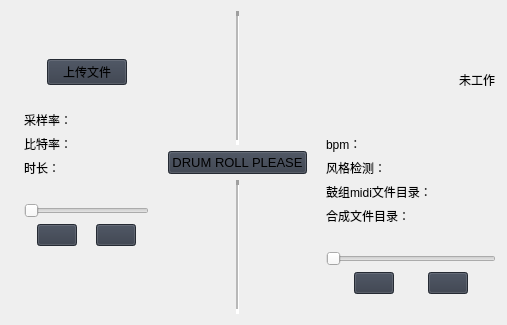
                     <widget class="QWidget" name="new_page">
                      <layout class="QGridLayout" name="gridLayout_3">
                       <item row="0" column="0">
                        <layout class="QHBoxLayout" name="horizontalLayout_8" stretch="0,5,0,2,1,5">
                         <item>
                          <widget class="QLabel" name="space_left">
                           <property name="text">
                            <string/>
                           </property>
                          </widget>
                         </item>
                         <item>
                          <layout class="QVBoxLayout" name="verticalLayout_23" stretch="2,8,3">
                           <item>
                            <widget class="QLabel" name="upload_space_up">
                             <property name="text">
                              <string/>
                             </property>
                            </widget>
                           </item>
                           <item>
                            <layout class="QVBoxLayout" name="upload">
                             <item>
                              <layout class="QHBoxLayout" name="horizontalLayout_7">
                               <item>
                                <widget class="QLabel" name="file_space_1">
                                 <property name="text">
                                  <string/>
                                 </property>
                                 <property name="margin">
                                  <number>9</number>
                                 </property>
                                </widget>
                               </item>
                               <item>
                                <widget class="QPushButton" name="uploadFile">
                                 <property name="styleSheet">
                                  <string notr="true">background-color: rgb(52, 59, 72);</string>
                                 </property>
                                 <property name="text">
                                  <string>上传文件</string>
                                 </property>
                                 <property name="icon">
                                  <iconset resource="resources.qrc">
                                   <normaloff>:/icons/images/icons/cil-folder-open.png</normaloff>:/icons/images/icons/cil-folder-open.png</iconset>
                                 </property>
                                </widget>
                               </item>
                               <item>
                                <widget class="QLabel" name="file_space_2">
                                 <property name="text">
                                  <string/>
                                 </property>
                                </widget>
                               </item>
                              </layout>
                             </item>
                             <item>
                              <widget class="QLabel" name="file_dir">
                               <property name="text">
                                <string/>
                               </property>
                              </widget>
                             </item>
                             <item>
                              <layout class="QVBoxLayout" name="verticalLayout_20">
                               <item>
                                <layout class="QVBoxLayout" name="originfile_info">
                                 <item>
                                  <widget class="QLabel" name="sample_rate">
                                   <property name="autoFillBackground">
                                    <bool>false</bool>
                                   </property>
                                   <property name="text">
                                    <string>采样率：</string>
                                   </property>
                                   <property name="margin">
                                    <number>0</number>
                                   </property>
                                  </widget>
                                 </item>
                                 <item>
                                  <widget class="QLabel" name="bit_rate">
                                   <property name="text">
                                    <string>比特率：</string>
                                   </property>
                                  </widget>
                                 </item>
                                 <item>
                                  <widget class="QLabel" name="duration">
                                   <property name="text">
                                    <string>时长：</string>
                                   </property>
                                  </widget>
                                 </item>
                                 <item>
                                  <widget class="QLabel" name="space_on_progressbar">
                                   <property name="text">
                                    <string/>
                                   </property>
                                  </widget>
                                 </item>
                                 <item>
                                  <widget class="QSlider" name="input_progress">
                                   <property name="orientation">
                                    <enum>Qt::Orientation::Horizontal</enum>
                                   </property>
                                  </widget>
                                 </item>
                                </layout>
                               </item>
                               <item>
                                <layout class="QHBoxLayout" name="play_pause_2">
                                 <property name="leftMargin">
                                  <number>0</number>
                                 </property>
                                 <property name="topMargin">
                                  <number>0</number>
                                 </property>
                                 <item>
                                  <widget class="QLabel" name="play_space">
                                   <property name="text">
                                    <string/>
                                   </property>
                                  </widget>
                                 </item>
                                 <item>
                                  <widget class="QPushButton" name="pause">
                                   <property name="cursor">
                                    <cursorShape>PointingHandCursor</cursorShape>
                                   </property>
                                   <property name="styleSheet">
                                    <string notr="true">background-color: rgb(52, 59, 72);</string>
                                   </property>
                                   <property name="text">
                                    <string/>
                                   </property>
                                   <property name="icon">
                                    <iconset resource="resources.qrc">
                                     <normaloff>:/icons/images/icons/cil-media-pause.png</normaloff>:/icons/images/icons/cil-media-pause.png</iconset>
                                   </property>
                                  </widget>
                                 </item>
                                 <item>
                                  <widget class="QLabel" name="space_before_play">
                                   <property name="text">
                                    <string/>
                                   </property>
                                  </widget>
                                 </item>
                                 <item>
                                  <widget class="QPushButton" name="play">
                                   <property name="cursor">
                                    <cursorShape>PointingHandCursor</cursorShape>
                                   </property>
                                   <property name="styleSheet">
                                    <string notr="true">QPushButton{
       background-color: rgb(52, 59, 72);
}</string>
                                   </property>
                                   <property name="text">
                                    <string/>
                                   </property>
                                   <property name="icon">
                                    <iconset resource="resources.qrc">
                                     <normaloff>:/icons/images/icons/cil-media-play.png</normaloff>:/icons/images/icons/cil-media-play.png</iconset>
                                   </property>
                                  </widget>
                                 </item>
                                 <item>
                                  <widget class="QLabel" name="space_after_pause">
                                   <property name="text">
                                    <string/>
                                   </property>
                                  </widget>
                                 </item>
                                </layout>
                               </item>
                              </layout>
                             </item>
                            </layout>
                           </item>
                           <item>
                            <widget class="QLabel" name="upload_space_down">
                             <property name="text">
                              <string/>
                             </property>
                            </widget>
                           </item>
                          </layout>
                         </item>
                         <item>
                          <widget class="QLabel" name="among_space_2">
                           <property name="text">
                            <string/>
                           </property>
                          </widget>
                         </item>
                         <item>
                          <layout class="QVBoxLayout" name="seperate">
                           <item>
                            <layout class="QHBoxLayout" name="up_line">
                             <item>
                              <widget class="QLabel" name="up_line_sapce_1">
                               <property name="text">
                                <string/>
                               </property>
                              </widget>
                             </item>
                             <item>
                              <widget class="Line" name="seperateline_up">
                               <property name="enabled">
                                <bool>true</bool>
                               </property>
                               <property name="font">
                                <font>
                                 <family>Segoe UI</family>
                                 <pointsize>10</pointsize>
                                 <italic>false</italic>
                                 <bold>false</bold>
                                </font>
                               </property>
                               <property name="frameShadow">
                                <enum>QFrame::Shadow::Sunken</enum>
                               </property>
                               <property name="lineWidth">
                                <number>5</number>
                               </property>
                               <property name="midLineWidth">
                                <number>2</number>
                               </property>
                               <property name="orientation">
                                <enum>Qt::Orientation::Vertical</enum>
                               </property>
                              </widget>
                             </item>
                             <item>
                              <widget class="QLabel" name="label_2">
                               <property name="text">
                                <string/>
                               </property>
                              </widget>
                             </item>
                            </layout>
                           </item>
                           <item>
                            <widget class="QPushButton" name="generate">
                             <property name="font">
                              <font>
                               <family>Segoe UI</family>
                               <pointsize>10</pointsize>
                               <italic>false</italic>
                               <bold>false</bold>
                              </font>
                             </property>
                             <property name="styleSheet">
                              <string notr="true">background-color: rgb(52, 59, 72);</string>
                             </property>
                             <property name="text">
                              <string>DRUM ROLL PLEASE</string>
                             </property>
                            </widget>
                           </item>
                           <item>
                            <layout class="QHBoxLayout" name="down_line">
                             <item>
                              <widget class="QLabel" name="down_line_space_1">
                               <property name="text">
                                <string/>
                               </property>
                              </widget>
                             </item>
                             <item>
                              <widget class="Line" name="seperateline_up_2">
                               <property name="enabled">
                                <bool>true</bool>
                               </property>
                               <property name="font">
                                <font>
                                 <family>Segoe UI</family>
                                 <pointsize>10</pointsize>
                                 <italic>false</italic>
                                 <bold>false</bold>
                                </font>
                               </property>
                               <property name="lineWidth">
                                <number>5</number>
                               </property>
                               <property name="midLineWidth">
                                <number>2</number>
                               </property>
                               <property name="orientation">
                                <enum>Qt::Orientation::Vertical</enum>
                               </property>
                              </widget>
                             </item>
                             <item>
                              <widget class="QLabel" name="down_line_space_2">
                               <property name="text">
                                <string/>
                               </property>
                              </widget>
                             </item>
                            </layout>
                           </item>
                          </layout>
                         </item>
                         <item>
                          <widget class="QLabel" name="among_space_1">
                           <property name="text">
                            <string/>
                           </property>
                          </widget>
                         </item>
                         <item>
                          <layout class="QVBoxLayout" name="verticalLayout_22" stretch="1,12,3">
                           <item>
                            <widget class="QLabel" name="space_up">
                             <property name="text">
                              <string/>
                             </property>
                            </widget>
                           </item>
                           <item>
                            <layout class="QVBoxLayout" name="verticalLayout_21" stretch="4,4,1">
                             <item>
                              <layout class="QVBoxLayout" name="running_state_">
                               <item>
                                <widget class="QLabel" name="up_output_space">
                                 <property name="text">
                                  <string/>
                                 </property>
                                </widget>
                               </item>
                               <item>
                                <layout class="QHBoxLayout" name="horizontalLayout_13">
                                 <item>
                                  <widget class="QLabel" name="output_status_space_1">
                                   <property name="text">
                                    <string/>
                                   </property>
                                  </widget>
                                 </item>
                                 <item>
                                  <widget class="QLabel" name="output_status_space_2">
                                   <property name="text">
                                    <string/>
                                   </property>
                                  </widget>
                                 </item>
                                </layout>
                               </item>
                               <item>
                                <widget class="QLabel" name="running_status">
                                 <property name="text">
                                  <string>                                        未工作</string>
                                 </property>
                                </widget>
                               </item>
                               <item>
                                <widget class="QLabel" name="label_3">
                                 <property name="text">
                                  <string/>
                                 </property>
                                </widget>
                               </item>
                               <item>
                                <widget class="QLabel" name="among_output_space">
                                 <property name="text">
                                  <string/>
                                 </property>
                                </widget>
                               </item>
                              </layout>
                             </item>
                             <item>
                              <layout class="QVBoxLayout" name="output_info">
                               <item>
                                <widget class="QLabel" name="bpm">
                                 <property name="text">
                                  <string>bpm：</string>
                                 </property>
                                </widget>
                               </item>
                               <item>
                                <widget class="QLabel" name="genre">
                                 <property name="text">
                                  <string>风格检测：</string>
                                 </property>
                                </widget>
                               </item>
                               <item>
                                <widget class="QLabel" name="drum_midi_dir">
                                 <property name="text">
                                  <string>鼓组midi文件目录：</string>
                                 </property>
                                </widget>
                               </item>
                               <item>
                                <widget class="QLabel" name="label">
                                 <property name="text">
                                  <string>合成文件目录：</string>
                                 </property>
                                </widget>
                               </item>
                               <item>
                                <widget class="QLabel" name="output_progressbar_space">
                                 <property name="text">
                                  <string/>
                                 </property>
                                </widget>
                               </item>
                               <item>
                                <widget class="QSlider" name="output_progress">
                                 <property name="orientation">
                                  <enum>Qt::Orientation::Horizontal</enum>
                                 </property>
                                </widget>
                               </item>
                              </layout>
                             </item>
                             <item>
                              <layout class="QHBoxLayout" name="output_play">
                               <item>
                                <widget class="QLabel" name="output_play_space_1">
                                 <property name="text">
                                  <string/>
                                 </property>
                                </widget>
                               </item>
                               <item>
                                <widget class="QPushButton" name="play_2">
                                 <property name="cursor">
                                  <cursorShape>PointingHandCursor</cursorShape>
                                 </property>
                                 <property name="styleSheet">
                                  <string notr="true">background-color: rgb(52, 59, 72);</string>
                                 </property>
                                 <property name="text">
                                  <string/>
                                 </property>
                                 <property name="icon">
                                  <iconset resource="resources.qrc">
                                   <normaloff>:/icons/images/icons/cil-media-play.png</normaloff>:/icons/images/icons/cil-media-play.png</iconset>
                                 </property>
                                </widget>
                               </item>
                               <item>
                                <widget class="QLabel" name="output_play_space_2">
                                 <property name="text">
                                  <string/>
                                 </property>
                                </widget>
                               </item>
                               <item>
                                <widget class="QPushButton" name="pause_2">
                                 <property name="cursor">
                                  <cursorShape>PointingHandCursor</cursorShape>
                                 </property>
                                 <property name="styleSheet">
                                  <string notr="true">background-color: rgb(52, 59, 72);</string>
                                 </property>
                                 <property name="text">
                                  <string/>
                                 </property>
                                 <property name="icon">
                                  <iconset resource="resources.qrc">
                                   <normaloff>:/icons/images/icons/cil-media-pause.png</normaloff>:/icons/images/icons/cil-media-pause.png</iconset>
                                 </property>
                                </widget>
                               </item>
                               <item>
                                <widget class="QLabel" name="output_play_space_3">
                                 <property name="text">
                                  <string/>
                                 </property>
                                </widget>
                               </item>
                              </layout>
                             </item>
                            </layout>
                           </item>
                           <item>
                            <widget class="QLabel" name="space_down">
                             <property name="text">
                              <string/>
                             </property>
                            </widget>
                           </item>
                          </layout>
                         </item>
                        </layout>
                       </item>
                      </layout>
                     </widget>
